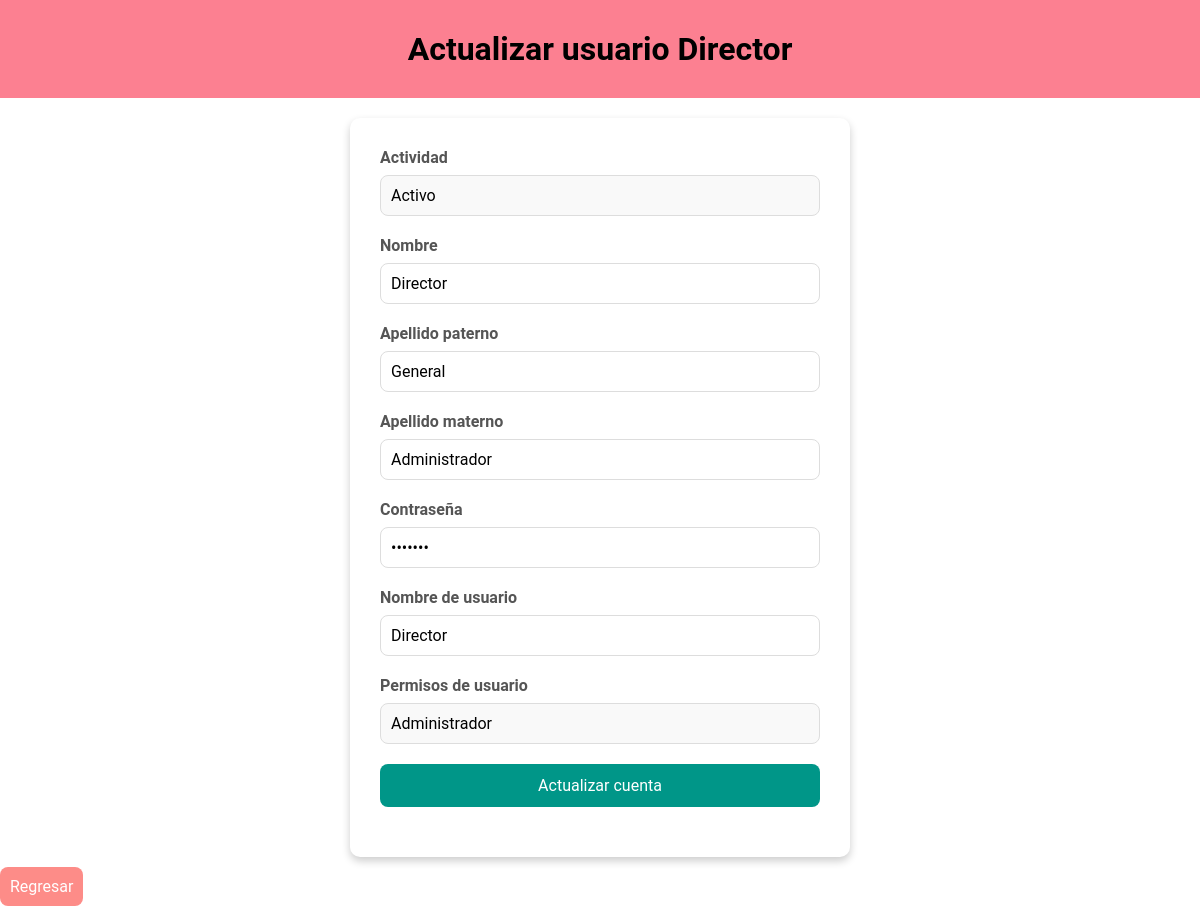
The page /php/usuario/actualizar.php?id=1 on the database as committed earlier.
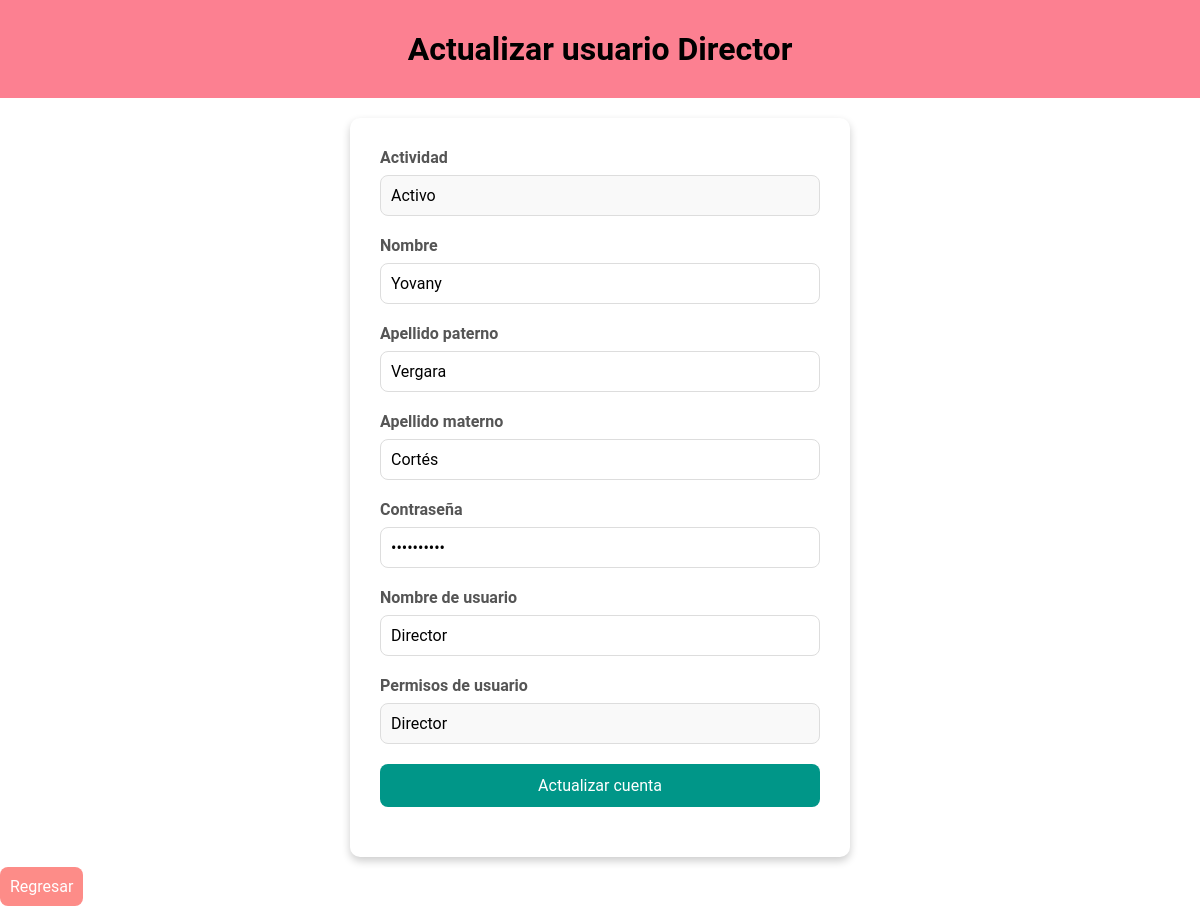
The same page on the database as committed later.
### tables this page shows
CREATE TABLE usuario(
    id INT PRIMARY KEY AUTO_INCREMENT NOT NULL,
    nombre VARCHAR(50) NOT NULL,
    ap VARCHAR(50) NOT NULL,
    am VARCHAR(50) NOT NULL,
    pswd VARCHAR(255) NOT NULL,
    usuario VARCHAR(50) NOT NULL,
    actividad BOOLEAN NOT NULL,
    idTipo INT NOT NULL,
    FOREIGN KEY (idTipo) REFERENCES tipoUsuario(id) ON DELETE CASCADE
);

CREATE TABLE tipoUsuario(
    id INT PRIMARY KEY AUTO_INCREMENT NOT NULL,
    descripcion VARCHAR(50) NOT NULL
);

### php/usuario/actualizar.php (the view, shortened to what this page needs)
<?php
$pdo = conn::conn();
$query = "SELECT * FROM usuario WHERE id = :id";
$stmt = $pdo->prepare($query);
$stmt->bindParam(':id', $_GET['id']);
$stmt->execute();
$usuario = $stmt->fetch(PDO::FETCH_ASSOC);
$query = "SELECT * FROM tipoUsuario";
$stmt = $pdo->prepare($query);
$stmt->execute();
$tipos = $stmt->fetchAll(PDO::FETCH_ASSOC);
?>
<!DOCTYPE html>
<html lang="es">
<head>
    <link rel="stylesheet" href="../../css/crearCuenta.css">
</head>
<body>
    <header>
        <h1>Actualizar usuario <?php echo $usuario['usuario'] ?></h1>
    </header>
    <main>
        <form action="../login/actualizar.php" method="POST">
            <div class="input">
                <label for="actividad">Actividad</label>
                <select name="actividad" id="actividad">
                    <option value="1" selected>Activo</option>
                </select>
            </div>
            <div class="input">
                <label for="nombre">Nombre</label>
                <input type="text" id="nombre" name="nombre" value="<?php echo htmlspecialchars($usuario['nombre']) ?>" required>
            </div>
            <div class="input">
                <label for="ap">Apellido paterno</label>
                <input type="text" id="ap" name="ap" value="<?php echo htmlspecialchars($usuario['ap']) ?>" required>
            </div>
            <div class="input">
                <label for="am">Apellido materno</label>
                <input type="text" id="am" name="am" value="<?php echo htmlspecialchars($usuario['am']) ?>" required>
            </div>
            <div class="input">
                <label for="pwd">Contraseña</label>
                <input type="password" id="pwd" name="pwd" value="<?php echo htmlspecialchars($usuario['pswd']) ?>" required>
            </div>
            <div class="input">
                <label for="usuario">Nombre de usuario</label>
                <input type="text" id="usuario" name="usuario" value="<?php echo htmlspecialchars($usuario['usuario']) ?>" required>
            </div>
            <div class="input">
                <label for="tipo">Permisos de usuario</label>
                <select name="tipo" id="tipo" required>
                    <?php foreach ($tipos as $tipo) { ?>
                        <option value="<?php echo $tipo['id']; ?>" <?php echo ($usuario['idTipo'] == $tipo['id']) ? 'selected' : ''; ?>>
                            <?php echo $tipo['descripcion']; ?>
                        </option>
                    <?php } ?>
                </select>
            </div>
            <div class="input">
                <button value="submit">Actualizar cuenta</button>
            </div>
        </form>
    </main>
    <nav>
        <ul>
            <li>
                <a href="../../cuentas.php">Regresar</a>
            </li>
        </ul>
    </nav>
</body>
</html>

### css/crearCuenta.css (style rules this page uses)
* { padding: 0; margin: 0; box-sizing: border-box; font-family: 'Roboto', sans-serif; }
header { background-color: #fc8091; padding: 30px; display: flex; justify-content: space-between; align-items: center; }
h1 { width: 100%; text-align: center; }
nav ul { list-style: none; display: flex; align-items: center; gap: 20px; }
a { text-decoration: none; color: white; background-color: #fd8c88; padding: 10px; margin-top: 40px; border-radius: 8px; transition: 0.4s; cursor: pointer; }
main { background-color: #ffffff; width: 100%; max-width: 500px; padding: 30px; border-radius: 10px; box-shadow: 0px 4px 8px rgba(0, 0, 0, 0.2); margin: 20px auto; }
form .input { margin-bottom: 20px; display: flex; flex-direction: column; }
label { font-weight: bold; color: #555; margin-bottom: 8px; }
input[type="text"], input[type="password"], select { padding: 10px; border: 1px solid #ddd; border-radius: 8px; font-size: 1rem; transition: border 0.3s ease; }
select { appearance: none; background: #f9f9f9; }
button { padding: 12px; font-size: 1rem; color: #fff; background-color: #009688; border: none; border-radius: 8px; cursor: pointer; transition: 0.3s ease; }

Rows that differ between the two databases and show on the page:
changed usuario "Director": nombre "Director" → "Yovany"; ap "General" → "Vergara"; am "Administrador" → "Cortés"; tipo "Administrador" → "Director"
